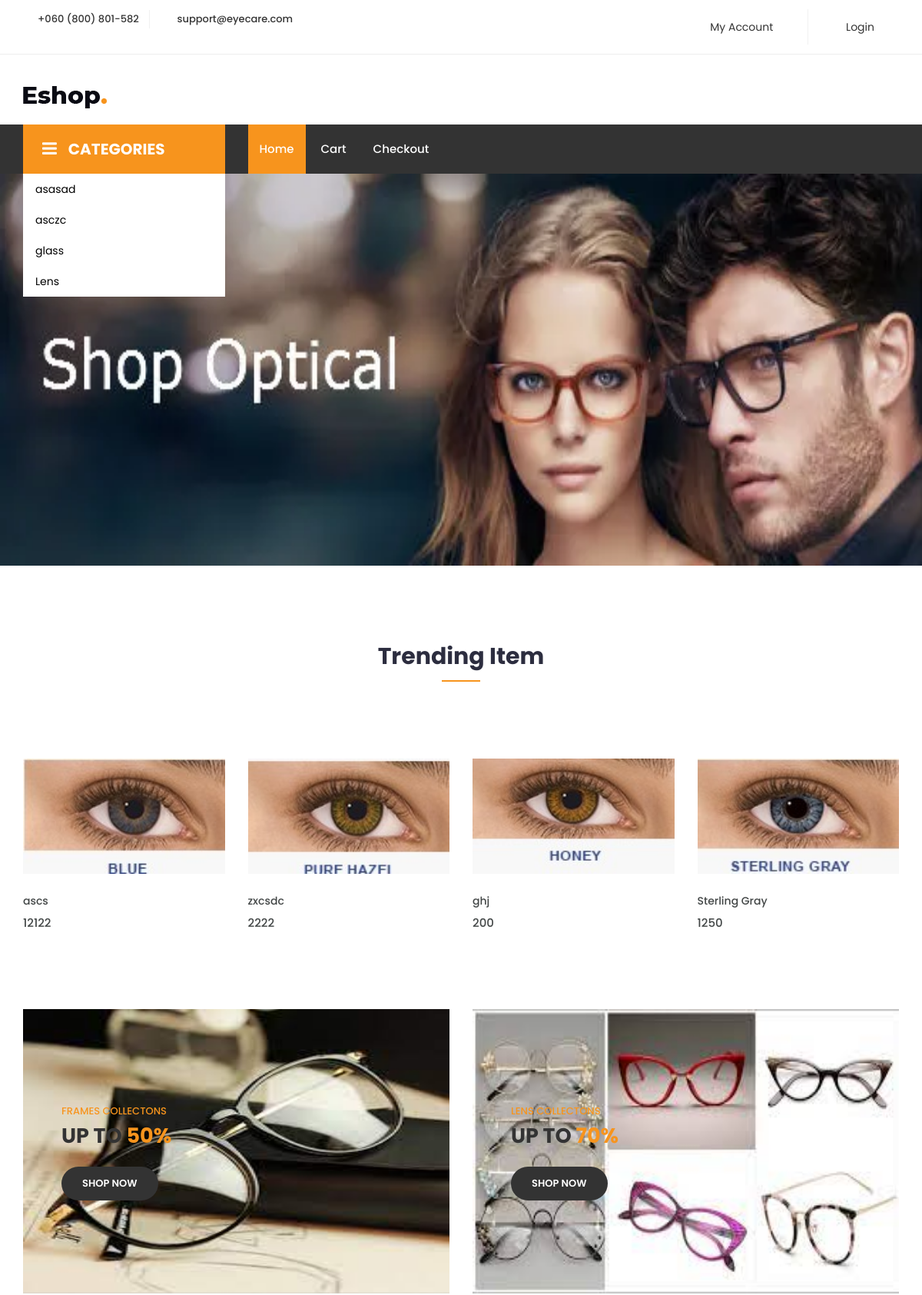
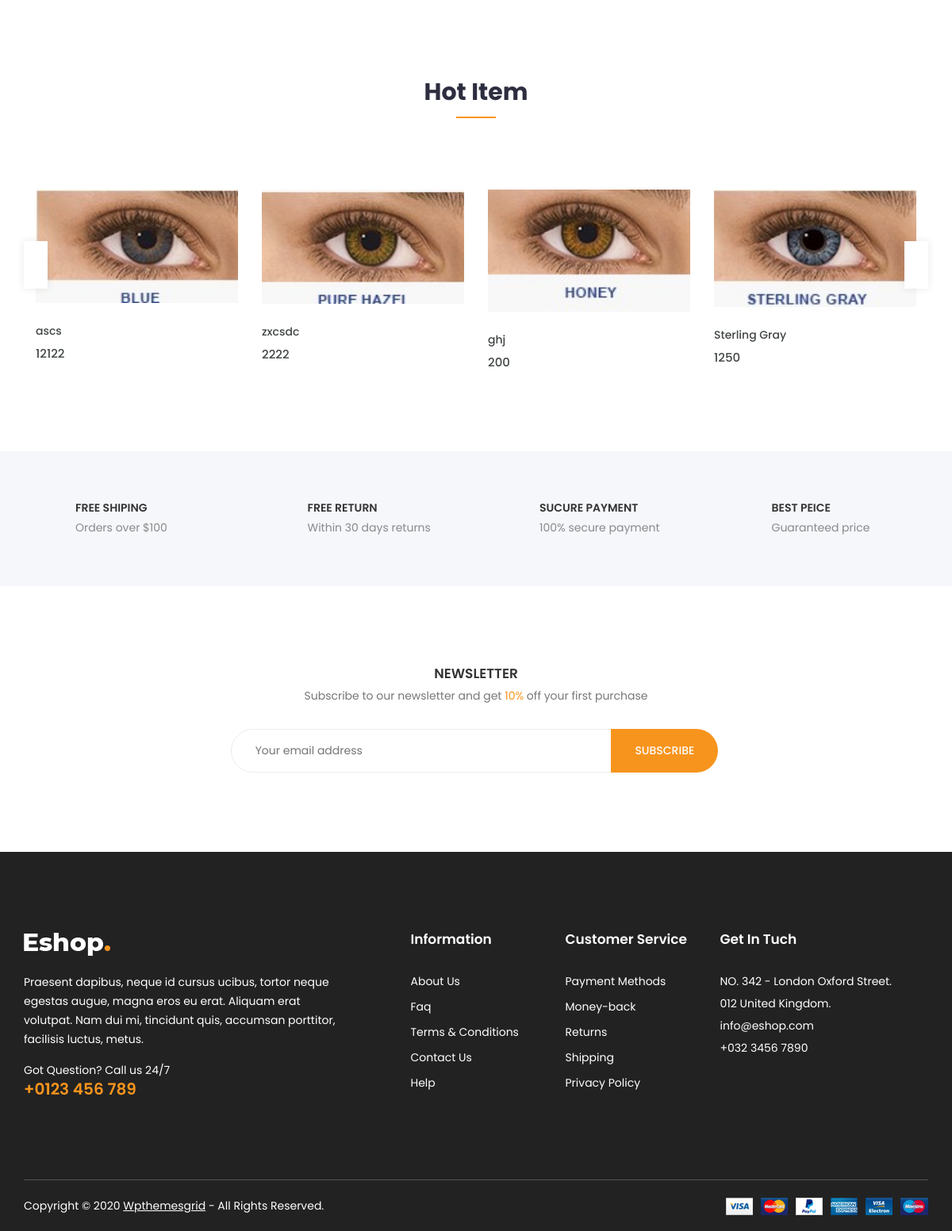
/front_end/index.php, run on the app's committed database (2 pictures, top to bottom).
### tables this page shows
CREATE TABLE `category` (
  `cat_id` int(10) NOT NULL,
  `cat_name` varchar(100) NOT NULL
);

CREATE TABLE `product` (
  `pro_id` int(10) NOT NULL,
  `pro_name` varchar(100) NOT NULL,
  `pro_detail` varchar(100) NOT NULL,
  `pro_img` varchar(100) NOT NULL,
  `pro_price` varchar(100) NOT NULL,
  `cat_id` int(10) NOT NULL
);

### front_end/index.php (the view, shortened to what this page needs)
<?php
include "Database_Connection.php";
?>
<!DOCTYPE html>
<php lang="zxx">
<head>
	<link rel="stylesheet" href="../Styling/css/bootstrap.css">
    <link rel="stylesheet" href="../Styling/css/magnific-popup.min.css">
    <link rel="stylesheet" href="../Styling/css/font-awesome.css">
	<link rel="stylesheet" href="../Styling/css/jquery.fancybox.min.css">
    <link rel="stylesheet" href="../Styling/css/themify-icons.css">
    <link rel="stylesheet" href="../Styling/css/niceselect.css">
    <link rel="stylesheet" href="../Styling/css/animate.css">
    <link rel="stylesheet" href="../Styling/css/flex-slider.min.css">
    <link rel="stylesheet" href="../Styling/css/owl-carousel.css">
    <link rel="stylesheet" href="../Styling/css/slicknav.min.css">
	<link rel="stylesheet" href="../Styling/css/reset.css">
	<link rel="stylesheet" href="../Styling/style.css">
    <link rel="stylesheet" href="../Styling/css/responsive.css">
</head>
<body class="js">
<?php
include "nav.php";
?>
	<section class="hero-slider">
		<div class="single-slider">
			<img src="../Styling/images/banner4.jpeg" style="width: 100%; height: 100%;">
		</div>
	</section>
    <div class="product-area section">
            <div class="container">
				<div class="row">
					<div class="col-12">
						<div class="section-title">
							<h2>Trending Item</h2>
						</div>
					</div>
				</div>
				<div class="row">
					<div class="col-12">
						<div class="product-info">
							<div class="tab-content" id="myTabContent">
								<div class="tab-pane fade show active" id="man" role="tabpanel">
									<div class="tab-single">
										<div class="row">
										<?php
$sql = "SELECT * FROM `product` LIMIT 12";
$result = $conn->query($sql);
if ($result->num_rows > 0) {
    while($row = $result->fetch_assoc()) {
      ?>
											<div class="col-xl-3 col-lg-4 col-md-4 col-12">
												<div class="single-product">
													<div class="product-img">
														<a href="product-details.php">
															<img class="default-img" src="../Styling/images/<?php echo $row["pro_img"] ?>" alt="#" style="height: 150px; width: 100%;">
														</a>
														<div class="button-head">
														<div class="product-action">
															</div>
															<div class="product-action-2">
																<form method="get" action="singlecart.php">
                  <input type="hidden" name="id" value="<?php echo $row["pro_id"]?>" /><br>
                  <input type="hidden" name="pro_name" value="<?php echo $row["pro_name"]?>" /><br>
                            </form>
															</div>
														</div>
													</div>
													<div class="product-content">
														<h3><a href="show_category.php?edit_id=<?php echo $row["cat_id"]?>"><?php echo $row["pro_name"] ?></a></h3>
														<div class="product-price">
															<span><?php echo $row["pro_price"] ?></span>
														</div>
													</div>
												</div>
											</div>
											<?php
    }
}
            ?>
										</div>
									</div>
								</div>
							</div>
						</div>
					</div>
				</div>
            </div>
    </div>
	<section class="midium-banner">
		<div class="container">
			<div class="row">
				<div class="col-lg-6 col-md-6 col-12">
					<div class="single-banner">
						<img src="../Styling/images/download.jpg" alt="#" style="width: 600px; height: 370px;" >
						<div class="content">
							<p>Frames Collectons</p>
							<h3>Up to<span> 50%</span></h3>
							<a href="show_category.php?edit_id=3">Shop Now</a>
						</div>
					</div>
				</div>
				<div class="col-lg-6 col-md-6 col-12">
					<div class="single-banner">
						<img src="../Styling/images/download (2).jpg" alt="#" style="width: 600px; height: 370px;">
						<div class="content">
							<p>Lens Collectons</p>
							<h3>Up to <span>70%</span></h3>
							<a href="show_category.php?edit_id=4" class="btn">Shop Now</a>
						</div>
					</div>
				</div>
			</div>
		</div>
	</section>
	<div class="product-area most-popular section">
        <div class="container">
            <div class="row">
				<div class="col-12">
					<div class="section-title">
						<h2>Hot Item</h2>
					</div>
				</div>
            </div>
            <div class="row">
                <div class="col-12">
                    <div class="owl-carousel popular-slider">
						<?php
$sql = "SELECT * FROM product";
$result = $conn->query($sql);
if ($result->num_rows > 0) {
    while($row = $result->fetch_assoc()) {
      ?>
						<div class="single-product">
                            <div class="product-img">
                                <a href="product-details.php">
                                    <img class="default-img" src="../Styling/images/<?php echo $row["pro_img"] ?>" alt="#">
                                </a>
								<div class="button-head">
									<div class="product-action">
									</div>
									<div class="product-action-2">
										<form method="get" action="singlecart.php">
                  <input type="hidden" name="id" value="<?php echo $row["pro_id"]?>" /><br>
                  <input type="hidden" name="pro_name" value="<?php echo $row["pro_name"]?>" /><br>
                            </form>
									</div>
								</div>
                            </div>
                            <div class="product-content">
                                <h3><a href="product-details.php"><?php echo $row["pro_name"] ?></a></h3>
                                <div class="product-price">
                                    <span><?php echo $row["pro_price"] ?></span>
                                </div>
                            </div>
                        </div>
						<?php
    }
}
            ?>
                    </div>
                </div>
            </div>
        </div>
    </div>
	<section class="shop-services section home">
		<div class="container">
			<div class="row">
				<div class="col-lg-3 col-md-6 col-12">
					<div class="single-service">
						<i class="ti-rocket"></i>
						<h4>Free shiping</h4>
						<p>Orders over $100</p>
					</div>
				</div>
				<div class="col-lg-3 col-md-6 col-12">
					<div class="single-service">
						<i class="ti-reload"></i>
						<h4>Free Return</h4>
						<p>Within 30 days returns</p>
					</div>
				</div>
				<div class="col-lg-3 col-md-6 col-12">
					<div class="single-service">
						<i class="ti-lock"></i>
						<h4>Sucure Payment</h4>
						<p>100% secure payment</p>
					</div>
				</div>
				<div class="col-lg-3 col-md-6 col-12">
					<div class="single-service">
						<i class="ti-tag"></i>
						<h4>Best Peice</h4>
						<p>Guaranteed price</p>
					</div>
				</div>
			</div>
		</div>
	</section>
	<section class="shop-newsletter section">
		<div class="container">
			<div class="inner-top">
				<div class="row">
					<div class="col-lg-8 offset-lg-2 col-12">
						<div class="inner">
							<h4>Newsletter</h4>
							<p> Subscribe to our newsletter and get <span>10%</span> off your first purchase</p>
							<form action="mail/mail.php" method="get" target="_blank" class="newsletter-inner">
								<input name="EMAIL" placeholder="Your email address" required="" type="email">
								<button class="btn">Subscribe</button>
							</form>
						</div>
					</div>
				</div>
			</div>
		</div>
	</section>
	<?php
	include "footer.php";
	?>
</body>
					</html>

### front_end/nav.php (shortened to what this page needs)
<?php
include "Database_Connection.php";
?>
<header class="header shop">
		<div class="topbar">
			<div class="container">
				<div class="row">
					<div class="col-lg-4 col-md-12 col-12">
						<div class="top-left">
							<ul class="list-main">
								<li><i class="ti-headphone-alt"></i> +060 (800) 801-582</li>
								<li><i class="ti-email"></i> support@eyecare.com</li>
							</ul>
						</div>
					</div>
					<div class="col-lg-8 col-md-12 col-12">
						<div class="right-content">
							<ul class="list-main">
                            <li>
                 <?php
				 if(!isset($_SESSION["un"]))
				 {
				  ?>
                 <a href="login.php"class="nav-item nav-link"><input type="submit" style="border: none; background-color: white;" name="check_out" value="My Account" class="nav-item nav-link"/></a>
                 <?php
				 }
				 ?>
							</li>
							<li>
                 <?php
				 if(!isset($_SESSION["un"]))
				 {
				  ?>
                 <a href="login.php"class="nav-item nav-link"><input type="submit" style="border: none; background-color: white;" name="check_out" value="Login" class="nav-item nav-link"/></a>
                 <?php
				 }
				 ?>
							</li>
							</ul>
						</div>
					</div>
				</div>
			</div>
		</div>
		<div class="middle-inner">
			<div class="container">
				<div class="row">
					<div class="col-lg-2 col-md-2 col-12">
						<div class="logo">
							<a href="index.php"><img src="../Styling/images/logo.png" alt="logo"></a>
						</div>
					</div>
				</div>
			</div>
		</div>
		<div class="header-inner">
			<div class="container">
				<div class="cat-nav-head">
					<div class="row">
						<div class="col-lg-3">
							<div class="all-category">
								<h3 class="cat-heading"><i class="fa fa-bars" aria-hidden="true"></i>CATEGORIES</h3>
								<ul class="main-category">
									<?php
                        $sql = mysqli_query($conn, "SELECT * From category");
                        while ($row = mysqli_fetch_array($sql)){
						?>
						<a href="show_category.php?edit_id=<?php echo $row["cat_id"] ?>" class="nav-item nav-link" style="color: black;"><?php echo $row["cat_name"] ?></a>
						<?php
                        }
                        ?>
								</ul>
							</div>
						</div>
						<div class="col-lg-9 col-12">
							<div class="menu-area">
								<nav class="navbar navbar-expand-lg">
									<div class="navbar-collapse">
										<div class="nav-inner">
											<ul class="nav main-menu menu navbar-nav">
													<li class="active"><a href="index.php">Home</a></li>
															<li><a href="cart.php">Cart</a></li>
															<li><a href="checkout.php">Checkout</a></li>
												</ul>
										</div>
									</div>
								</nav>
							</div>
						</div>
					</div>
				</div>
			</div>
		</div>
	</header>

### front_end/footer.php
<footer class="footer">
		<div class="footer-top section">
			<div class="container">
				<div class="row">
					<div class="col-lg-5 col-md-6 col-12">
						<div class="single-footer about">
							<div class="logo">
								<a href="index.php"><img src="../Styling/images/logo2.png" alt="#"></a>
							</div>
							<p class="text">Praesent dapibus, neque id cursus ucibus, tortor neque egestas augue,  magna eros eu erat. Aliquam erat volutpat. Nam dui mi, tincidunt quis, accumsan porttitor, facilisis luctus, metus.</p>
							<p class="call">Got Question? Call us 24/7<span><a href="tel:123456789">+0123 456 789</a></span></p>
						</div>
					</div>
					<div class="col-lg-2 col-md-6 col-12">
						<div class="single-footer links">
							<h4>Information</h4>
							<ul>
								<li><a href="#">About Us</a></li>
								<li><a href="#">Faq</a></li>
								<li><a href="#">Terms & Conditions</a></li>
								<li><a href="#">Contact Us</a></li>
								<li><a href="#">Help</a></li>
							</ul>
						</div>
					</div>
					<div class="col-lg-2 col-md-6 col-12">
						<div class="single-footer links">
							<h4>Customer Service</h4>
							<ul>
								<li><a href="#">Payment Methods</a></li>
								<li><a href="#">Money-back</a></li>
								<li><a href="#">Returns</a></li>
								<li><a href="#">Shipping</a></li>
								<li><a href="#">Privacy Policy</a></li>
							</ul>
						</div>
					</div>
					<div class="col-lg-3 col-md-6 col-12">
						<div class="single-footer social">
							<h4>Get In Tuch</h4>
							<div class="contact">
								<ul>
									<li>NO. 342 - London Oxford Street.</li>
									<li>012 United Kingdom.</li>
									<li>info@eshop.com</li>
									<li>+032 3456 7890</li>
								</ul>
							</div>
							<ul>
								<li><a href="#"><i class="ti-facebook"></i></a></li>
								<li><a href="#"><i class="ti-twitter"></i></a></li>
								<li><a href="#"><i class="ti-flickr"></i></a></li>
								<li><a href="#"><i class="ti-instagram"></i></a></li>
							</ul>
						</div>
					</div>
				</div>
			</div>
		</div>
		<div class="copyright">
			<div class="container">
				<div class="inner">
					<div class="row">
						<div class="col-lg-6 col-12">
							<div class="left">
								<p>Copyright © 2020 <a href="http://www.wpthemesgrid.com" target="_blank">Wpthemesgrid</a>  -  All Rights Reserved.</p>
							</div>
						</div>
						<div class="col-lg-6 col-12">
							<div class="right">
								<img src="../Styling/images/payments.png" alt="#">
							</div>
						</div>
					</div>
				</div>
			</div>
		</div>
	</footer>

### data on the page
category: cat_name "asasad"
category: cat_name "asczc"
category: cat_name "glass"
category: cat_name "Lens"
product: pro_img (picture), pro_name "ascs", pro_price "12122"
product: pro_img (picture), pro_name "zxcsdc", pro_price "2222"
product: pro_img (picture), pro_name "ghj", pro_price "200"
product: pro_img (picture), pro_name "Sterling Gray", pro_price "1250"
